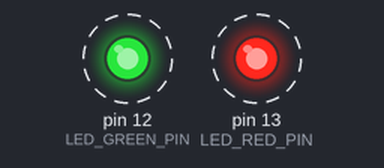
Simulated run of this sketch. Board: Arduino Uno, built with avr-gcc and run on an emulated ATmega328P. Shown: output pins drawn as LEDs (lit = HIGH). Dashed ring = blinking.

Above: at 0.5 s.
Timing chart, 0 to 4.6 s (numbered marks = the images above):
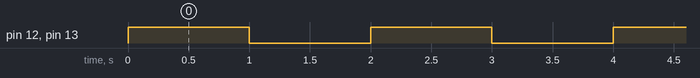

The sketch:

02_Synchronized_LEDs.ino
```cpp
/*
 * 02 - Synchronized LEDs
 * ----------------------
 * Dois LEDs piscam JUNTOS (ligam e desligam ao mesmo tempo).
 *
 * Hardware: Arduino UNO + 2 LEDs + 2 resistores de 220 ohms
 * Pinagem:  LED vermelho no pino 13, LED verde no pino 12
 *
 * Conceitos: controle de múltiplas saídas digitais simultâneas
 */

const byte LED_RED_PIN = 13;
const byte LED_GREEN_PIN = 12;
const unsigned long INTERVAL_MS = 1000;

void setup() {
  pinMode(LED_RED_PIN, OUTPUT);
  pinMode(LED_GREEN_PIN, OUTPUT);
}

void loop() {
  // Ambos LIGADOS
  digitalWrite(LED_RED_PIN, HIGH);
  digitalWrite(LED_GREEN_PIN, HIGH);
  delay(INTERVAL_MS);

  // Ambos DESLIGADOS
  digitalWrite(LED_RED_PIN, LOW);
  digitalWrite(LED_GREEN_PIN, LOW);
  delay(INTERVAL_MS);
}
```

Measured:
- by itself, pin 12 (LED_GREEN_PIN), pin 13 (LED_RED_PIN): alternates HIGH for 1.0 s and LOW for 1.0 s
